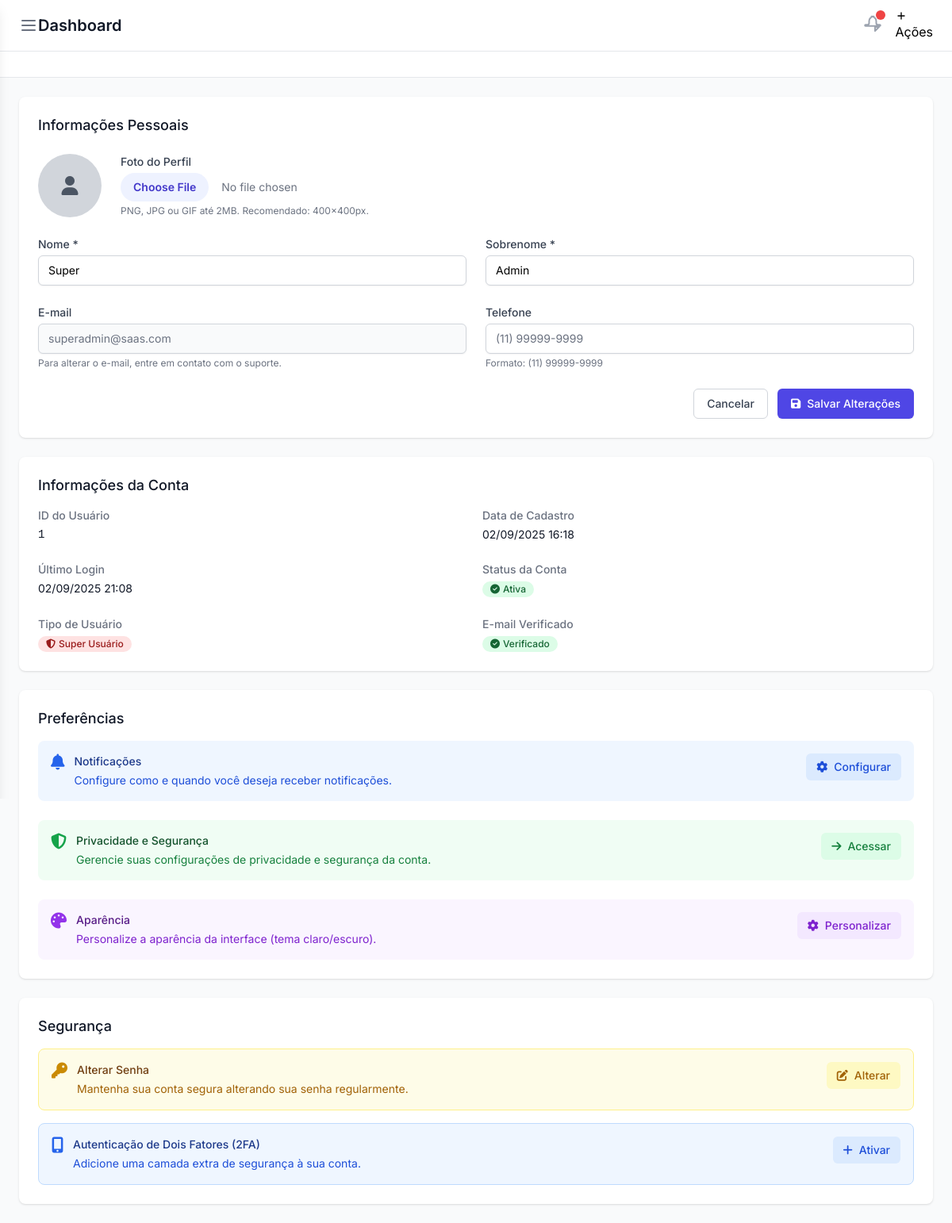
The app's page /user-panel/profile/settings/ (signed in), older data.
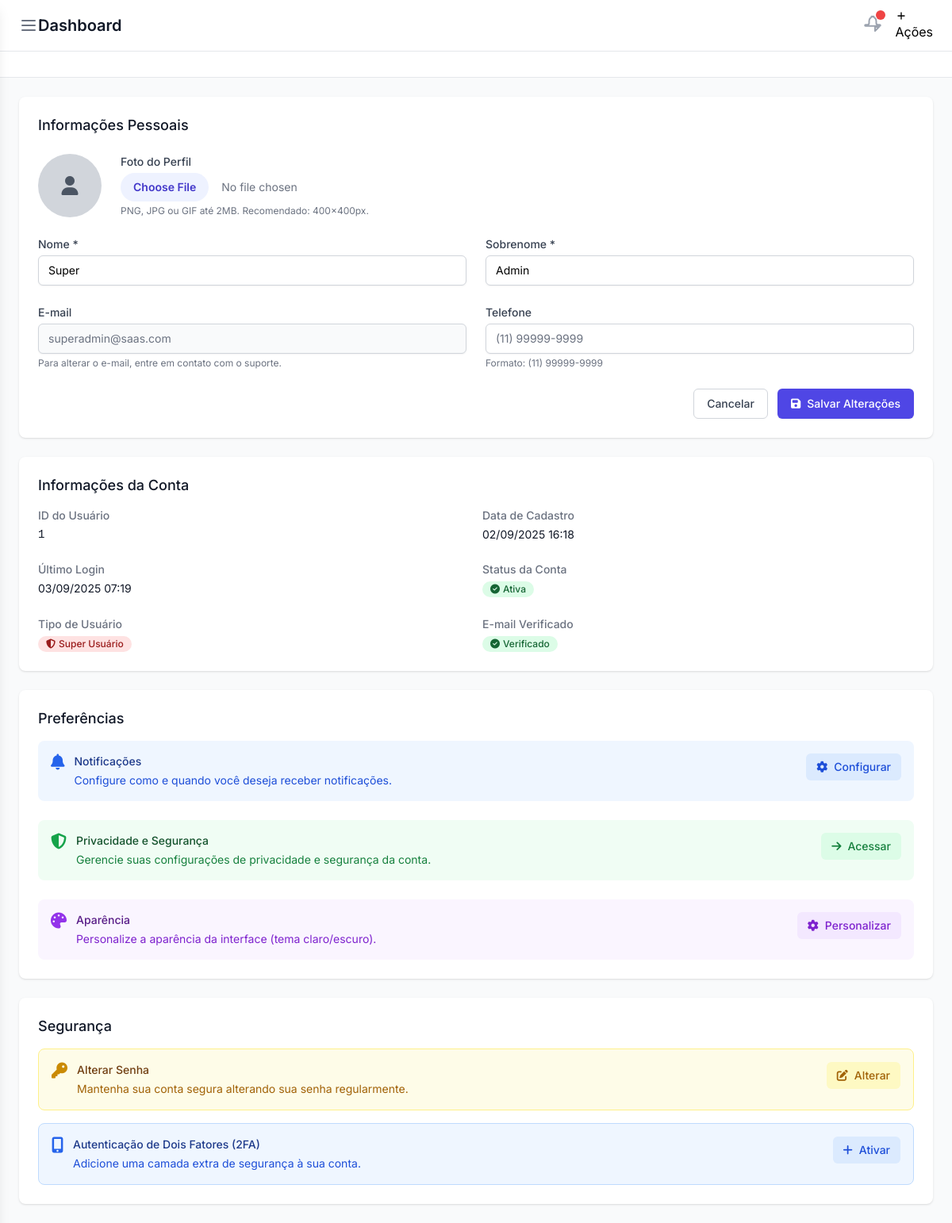
The same page, newer data.
### users/models.py (models this page shows, shortened)
class User(AbstractUser):
    STATUS_CHOICES = [
        ('active', _('Ativo')),
        ('inactive', _('Inativo')),
        ('pending', _('Pendente')),
        ('suspended', _('Suspenso')),
    ]
    USER_TYPE_CHOICES = [
        ('user', _('Usuário Comum')),
        ('admin', _('Administrador')),
        ('superadmin', _('Super Administrador')),
    ]
    email = models.EmailField(_('Email'), unique=True)
    phone = models.CharField(_('Telefone'), max_length=20, blank=True, null=True)
    avatar = models.ImageField(
        _('Avatar'),
        upload_to='avatars/',
        blank=True,
        null=True,
        help_text=_('Imagem de perfil do usuário')
    )
    status = models.CharField(
        _('Status'),
        max_length=20,
        choices=STATUS_CHOICES,
        default='active'
    )
    user_type = models.CharField(
        _('Tipo de Usuário'),
        max_length=20,
        choices=USER_TYPE_CHOICES,
        default='user'
    )
    created_at = models.DateTimeField(_('Criado em'), auto_now_add=True)
    updated_at = models.DateTimeField(_('Atualizado em'), auto_now=True)
    last_login_ip = models.GenericIPAddressField(
        _('Último IP de login'),
        blank=True,
        null=True
    )
    email_verified = models.BooleanField(_('Email verificado'), default=False)
    phone_verified = models.BooleanField(_('Telefone verificado'), default=False)
    failed_login_attempts = models.PositiveIntegerField(
        _('Tentativas de login falhadas'),
        default=0
    )
    locked_until = models.DateTimeField(
        _('Bloqueado até'),
        blank=True,
        null=True
    )
    is_deleted = models.BooleanField(
        _('Deletado'),
        default=False,
        help_text=_('Indica se o usuário foi deletado (soft delete)')
    )
    deleted_at = models.DateTimeField(
        _('Deletado em'),
        blank=True,
        null=True
    )
    USERNAME_FIELD = 'email'
    REQUIRED_FIELDS = ['username', 'first_name', 'last_name']
    objects = UserManager()  # Manager padrão que filtra usuários não deletados
    all_objects = models.Manager()  # Manager que retorna todos os usuários
    class Meta:
        verbose_name = _('Usuário')
        verbose_name_plural = _('Usuários')
        ordering = ['-created_at']
    def get_full_name(self):
        return f"{self.first_name} {self.last_name}".strip() or self.username
    def delete(self, *args, **kwargs):
        """Override do delete padrão para usar soft delete"""
        self.soft_delete()

### user_panel/views.py (the view, shortened to what this page needs)
# urls.py: path('profile/settings/', views.profile_settings, name='profile_settings'),
@login_required
def profile_settings(request):
    user = request.user
    context = {
        'user': user,
    }
    return render(request, 'user_panel/profile/settings.html', context)

### users/models.py (called while the page is built)
    def get_queryset(self):
        return super().get_queryset().filter(is_deleted=False)

### templates/user_panel/profile/settings.html (shortened to what the changed rows need)
{% extends 'user_panel/base.html' %}
{% load static %}
{% block user_content %}
<div class="space-y-6">
    <div class="bg-white shadow rounded-lg">
        <div class="px-4 py-5 sm:p-6">
            <form method="post" enctype="multipart/form-data" class="space-y-6">
                <div class="grid grid-cols-1 gap-6 sm:grid-cols-2">
                    <div>
                        <label for="first_name" class="block text-sm font-medium text-gray-700">
                            Nome *
                        </label>
                        <input type="text" name="first_name" id="first_name" value="{{ user.first_name }}" required
                               class="mt-1 block w-full border-gray-300 rounded-md shadow-sm focus:ring-indigo-500 focus:border-indigo-500 sm:text-sm"
                               placeholder="Digite seu nome">
                    </div>
                    <div>
                        <label for="last_name" class="block text-sm font-medium text-gray-700">
                            Sobrenome *
                        </label>
                        <input type="text" name="last_name" id="last_name" value="{{ user.last_name }}" required
                               class="mt-1 block w-full border-gray-300 rounded-md shadow-sm focus:ring-indigo-500 focus:border-indigo-500 sm:text-sm"
                               placeholder="Digite seu sobrenome">
                    </div>
                </div>
                <div class="grid grid-cols-1 gap-6 sm:grid-cols-2">
                    <div>
                        <label for="email" class="block text-sm font-medium text-gray-700">
                            E-mail
                        </label>
                        <input type="email" name="email" id="email" value="{{ user.email }}" disabled
                               class="mt-1 block w-full border-gray-300 rounded-md shadow-sm bg-gray-50 text-gray-500 sm:text-sm">
                        <p class="mt-1 text-xs text-gray-500">
                            Para alterar o e-mail, entre em contato com o suporte.
                        </p>
                    </div>
                </div>
            </form>
        </div>
    </div>
    <div class="bg-white shadow rounded-lg">
        <div class="px-4 py-5 sm:p-6">
            <dl class="grid grid-cols-1 gap-x-4 gap-y-6 sm:grid-cols-2">
                <div>
                    <dt class="text-sm font-medium text-gray-500">ID do Usuário</dt>
                    <dd class="mt-1 text-sm text-gray-900 font-mono">{{ user.id }}</dd>
                </div>
                <div>
                    <dt class="text-sm font-medium text-gray-500">Data de Cadastro</dt>
                    <dd class="mt-1 text-sm text-gray-900">{{ user.date_joined|date:"d/m/Y H:i" }}</dd>
                </div>
                <div>
                    <dt class="text-sm font-medium text-gray-500">Último Login</dt>
                    <dd class="mt-1 text-sm text-gray-900">
                        {% if user.last_login %}
                            {{ user.last_login|date:"d/m/Y H:i" }}
                        {% else %}
                            Nunca
                        {% endif %}
                    </dd>
                </div>
            </dl>
        </div>
    </div>
</div>
{% endblock %}

Row changes from the older to the newer data that the page shows:
changed User "Super": last_login "02/09/2025 21:08" → "03/09/2025 07:19"
